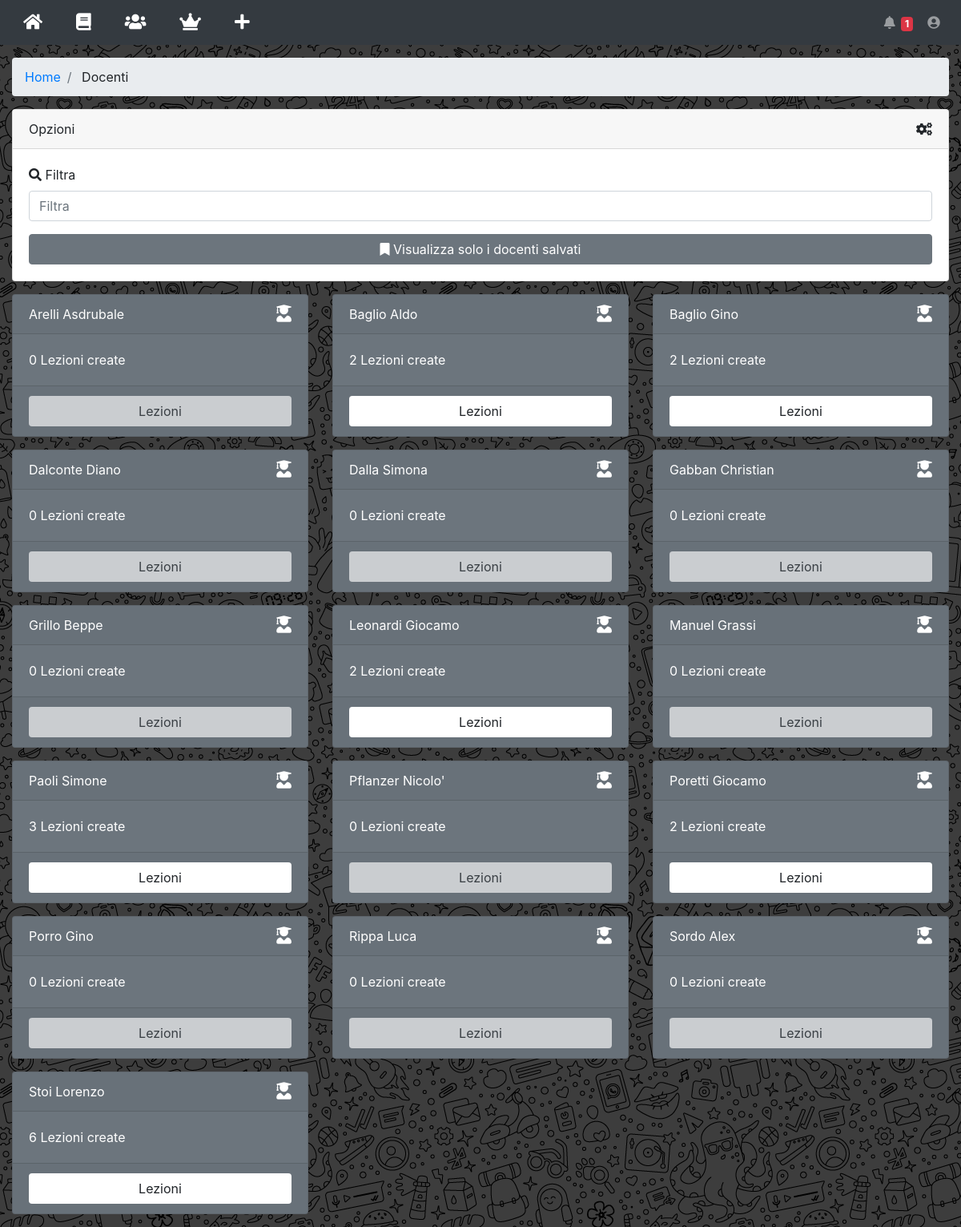
The app's page /docenti/index.php (signed in) with its own data.
### tables this page shows
CREATE TABLE `utenti` (
  `id` int(15) NOT NULL AUTO_INCREMENT,
  `email` varchar(100) NOT NULL,
  `password` varchar(40) NOT NULL,
  `nome` varchar(20) NOT NULL,
  `cognome` varchar(20) NOT NULL,
  `tipo` ENUM('studente', 'professore', 'admin') DEFAULT 'studente',
  `aiuti` BOOLEAN DEFAULT 1,
  `notifiche` BOOLEAN DEFAULT 1,
  PRIMARY KEY (`id`),
  UNIQUE KEY (`email`)
);

### src/connection.php (called while the page is built, shortened)
<?php
  function query($sql){
    $conn = new mysqli("localhost", "root", "", "appRendiamo");
    $tabella = array();
    $result = $conn->query($sql);
    if (isset($result->num_rows)){
      if ($result->num_rows == 0) {
        return $tabella;
      } else while($row = $result->fetch_assoc()){
        array_push($tabella, $row);
      }
      return $tabella;
    } else {
      $conn->close();
    }
  }
?>

### src/docenti/wrapper.php (the view, shortened to what this page needs)
<div class="container-fluid">
  <ol class="breadcrumb">
    <li class="breadcrumb-item">
      <a href="../home/">Home</a>
    </li>
    <li class="breadcrumb-item">
      Docenti
    </li>
  </ol>
  <?php
    if (isset($_GET['salvati'])) {
      $docenti = query("SELECT utenti.*, COUNT(lezioni.id) as count
                        FROM (
                          SELECT utenti.*, utentidiutenti.idUtente as preferito
                          FROM utenti
                          LEFT JOIN utentidiutenti
                            ON (
                              utentidiutenti.idUtente=utenti.id AND
                              utentidiutenti.idStudente=$idUtente
                            )
                          ) as utenti
                        LEFT JOIN lezioni
                          ON (
                            lezioni.idUtente=utenti.id
                          )
                          WHERE NOT utenti.tipo = 'studente'
                            AND utenti.preferito
                          GROUP BY utenti.id
                          ORDER BY utenti.cognome, utenti.nome
                        ");
    } else {
      $docenti = query("SELECT utenti.*, COUNT(lezioni.id) as count
                        FROM (
                          SELECT utenti.*, utentidiutenti.idUtente as preferito
                          FROM utenti
                          LEFT JOIN utentidiutenti
                            ON (
                              utentidiutenti.idUtente=utenti.id AND
                              utentidiutenti.idStudente=$idUtente
                            )
                          ) as utenti
                        LEFT JOIN lezioni
                          ON (
                            lezioni.idUtente=utenti.id
                          )
                          WHERE NOT utenti.tipo = 'studente'
                          GROUP BY utenti.id
                          ORDER BY utenti.cognome, utenti.nome
                        ");
    }
  ?>
  <div class="row">
    <div class="col">
      <div class="card mb-3">
        <div class="card-header">
          Opzioni
          <a class="float-right">
            <i class="fas fa-cogs"></i>
          </a>
        </div>
        <div class="card-body">
          <div class="form-group">
            <div class="form-label-group">
              <label for="inputFiltra">
                <i class="fas fa-search"></i> Filtra</label>
              <input name="password" type="text" id="inputFiltra" class="form-control" placeholder="Filtra" onkeyup="filtraDocenti(this.value)">
            </div>
          </div>
          <?php if (isset($_GET['salvati'])): ?>
            <button class="btn btn-secondary btn-block" onclick="window.location='../docenti/'">
              <i class="fas fa-users"></i>
              Visualizza tutti i docenti</button>
          <?php else: ?>
            <button class="btn btn-secondary btn-block" onclick="window.location='../docenti/?salvati'">
              <i class="fas fa-bookmark"></i>
              Visualizza solo i docenti salvati</button>
          <?php endif; ?>
        </div>
      </div>
    </div>
  </div>
  <div class="row">
    <?php foreach ($docenti as $docente): ?>
    <div class="col-xl-4 col-md-6 col-sm-12" name="docente" search="<?php echo $docente['cognome']." ".$docente['nome'] ?>">
      <div class="card text-white bg-secondary mb-3">
        <div class="card-header">
          <?php echo $docente['cognome']." ".$docente['nome'] ?>
          <a class="float-right">
            <i class="fas fa-user-graduate fa-lg"></i>
          </a>
        </div>
        <div class="card-body">
          <?php echo $docente['count']?>
          Lezioni create
        </div>
        <div class="card-footer">
          <div class="row">
            <div class="col">
              <button class="btn bg-white btn-block" onclick="window.location='../lezioni/?docente=<?php echo $docente['id'] ?>'" <?php if ($docente['count'] == 0): ?>disabled="disabled"<?php endif; ?>>
                Lezioni</button>
            </div>
          </div>
        </div>
      </div>
    </div>
    <?php endforeach; ?>
  </div>
</div>

### src/docenti/index.php (shortened to what this page needs)
<!DOCTYPE html>
<html lang="en" dir="ltr">
  <head>
  </head>
  <body>
    <?php include '../nav.php' ?>
    <?php include 'wrapper.php' ?>
  </body>
</html>

### src/nav.php (shortened to what this page needs)
<?php include 'connection.php' ?>
<nav class="navbar navbar-expand navbar-dark bg-dark static-top mb-3">
  <button class="btn text-white" onclick="window.location='../home/'">
    <i class="fas fa-home fa-lg"></i>
  </button>
  <button class="btn text-white ml-3" onclick="window.location='../filtra/'">
    <i class="fas fa-book fa-lg"></i>
  </button>
  <button class="btn text-white ml-3" onclick="window.location='../docenti/'">
    <i class="fas fa-users fa-lg"></i>
  </button>
  <?php if ($_SESSION['user_type'] != 'studente'): ?>
    <button class="btn text-white ml-3" onclick="window.location='../lezioni/?docente=<?php echo $_SESSION['user_row']['id'] ?>'">
      <i class="fas fa-crown fa-lg"></i>
    </button>
    <button class="btn text-white ml-3" onclick="window.location='../nuovaLezione/'">
      <i class="fas fa-plus fa-lg"></i>
    </button>
  <?php endif; ?>
  <ul class="navbar-nav ml-auto">
    <li class="nav-item dropdown no-arrow">
      <a class="nav-link" href="#" onclick="$('#dropdownNotifiche').toggle()">
        <i class="fas fa-bell fa-fw"></i>
        <span class="badge badge-danger">1</span>
      </a>
    </li>
    <li class="nav-item dropdown no-arrow">
      <a class="nav-link" href="#" onclick="$('#dropdownProfilo').toggle()">
        <i class="fas fa-user-circle fa-fw"></i>
      </a>
    </li>
  </ul>
</nav>

### records on screen
utenti: cognome "Arelli", nome "Asdrubale", count "0"
utenti: cognome "Baglio", nome "Aldo", count "2"
utenti: cognome "Baglio", nome "Gino", count "2"
utenti: cognome "Dalconte", nome "Diano", count "0"
utenti: cognome "Dalla", nome "Simona", count "0"
utenti: cognome "Gabban", nome "Christian", count "0"
utenti: cognome "Grillo", nome "Beppe", count "0"
utenti: cognome "Leonardi", nome "Giocamo", count "2"
utenti: cognome "Manuel", nome "Grassi", count "0"
utenti: cognome "Paoli", nome "Simone", count "3"
utenti: cognome "Pflanzer", nome "Nicolo'", count "0"
utenti: cognome "Poretti", nome "Giocamo", count "2"
utenti: cognome "Porro", nome "Gino", count "0"
utenti: cognome "Rippa", nome "Luca", count "0"
utenti: cognome "Sordo", nome "Alex", count "0"
utenti: cognome "Stoi", nome "Lorenzo", count "6"
